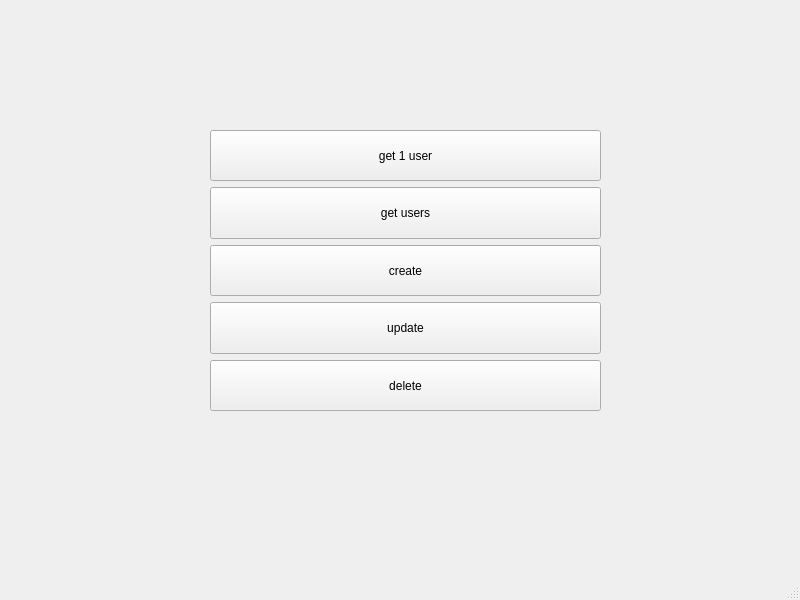
<?xml version="1.0" encoding="UTF-8"?>
<ui version="4.0">
 <class>MainWindow</class>
 <widget class="QMainWindow" name="MainWindow">
  <property name="geometry">
   <rect>
    <x>0</x>
    <y>0</y>
    <width>800</width>
    <height>600</height>
   </rect>
  </property>
  <property name="windowTitle">
   <string>MainWindow</string>
  </property>
  <widget class="QWidget" name="centralwidget">
   <widget class="QWidget" name="verticalLayoutWidget">
    <property name="geometry">
     <rect>
      <x>210</x>
      <y>130</y>
      <width>391</width>
      <height>281</height>
     </rect>
    </property>
    <layout class="QVBoxLayout" name="verticalLayout_2">
     <item>
      <widget class="QPushButton" name="get_1_event">
       <property name="sizePolicy">
        <sizepolicy hsizetype="Minimum" vsizetype="Preferred">
         <horstretch>0</horstretch>
         <verstretch>0</verstretch>
        </sizepolicy>
       </property>
       <property name="text">
        <string>get 1 user</string>
       </property>
      </widget>
     </item>
     <item>
      <widget class="QPushButton" name="get_events">
       <property name="sizePolicy">
        <sizepolicy hsizetype="Minimum" vsizetype="Preferred">
         <horstretch>0</horstretch>
         <verstretch>0</verstretch>
        </sizepolicy>
       </property>
       <property name="text">
        <string>get users</string>
       </property>
      </widget>
     </item>
     <item>
      <widget class="QPushButton" name="create">
       <property name="sizePolicy">
        <sizepolicy hsizetype="Minimum" vsizetype="Preferred">
         <horstretch>0</horstretch>
         <verstretch>0</verstretch>
        </sizepolicy>
       </property>
       <property name="text">
        <string>create</string>
       </property>
      </widget>
     </item>
     <item>
      <widget class="QPushButton" name="update">
       <property name="sizePolicy">
        <sizepolicy hsizetype="Minimum" vsizetype="Preferred">
         <horstretch>0</horstretch>
         <verstretch>0</verstretch>
        </sizepolicy>
       </property>
       <property name="text">
        <string>update</string>
       </property>
      </widget>
     </item>
     <item>
      <widget class="QPushButton" name="delete_button">
       <property name="sizePolicy">
        <sizepolicy hsizetype="Minimum" vsizetype="Preferred">
         <horstretch>0</horstretch>
         <verstretch>0</verstretch>
        </sizepolicy>
       </property>
       <property name="text">
        <string>delete</string>
       </property>
      </widget>
     </item>
    </layout>
   </widget>
  </widget>
  <widget class="QMenuBar" name="menubar">
   <property name="geometry">
    <rect>
     <x>0</x>
     <y>0</y>
     <width>800</width>
     <height>22</height>
    </rect>
   </property>
  </widget>
  <widget class="QStatusBar" name="statusbar"/>
 </widget>
 <resources/>
 <connections/>
</ui>
